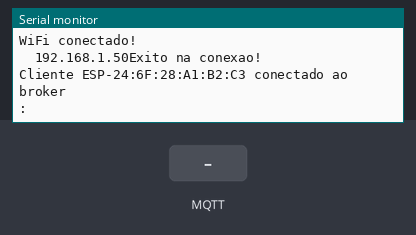
The sketch below on a simulated ESP8266 (NodeMCU). Shown: the last lines printed to the serial monitor. The test bench sets the inputs (shaded band). WiFi joins after 1.5 s; servers stay silent unless stated; no MQTT or app messages arrive unless stated.

Above: at 2.7 s.
2.8 s: MQTT message "1" arrives on the first subscribed topic
At 4.0 s:
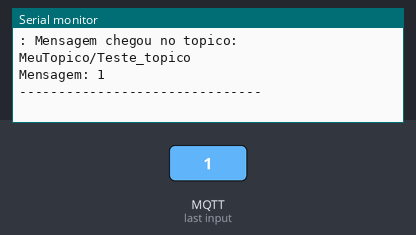
4.3 s: MQTT message "on" arrives on the first subscribed topic
At 5.2 s:
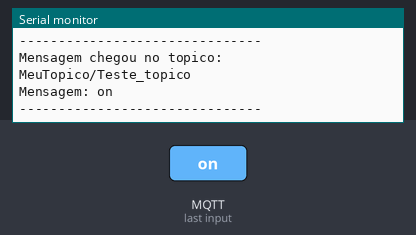
5.8 s: MQTT message "off" arrives on the first subscribed topic
At 6.4 s:
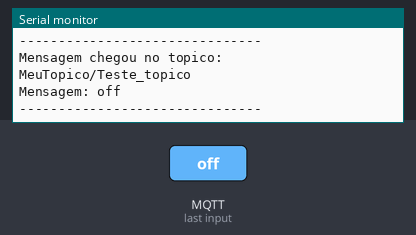

The sketch:

Cliente.ino
```cpp
#include "ESP8266WiFi.h"
#include <PubSubClient.h>

// Prototipos de metodos que serao definidos mais adiante
bool connectMQTT();

// estabelece conexao com o broker e retorna situacao
// Recebe todas as publicacoes do topico informado no metodo e retorna
void callback(char* topic, byte* payload, unsigned int length);

// Parametros de conexao WiFi
const char* ssid = "linksys"; // REDE
const char* password = ""; // SENHA
const char* mqtt_broker = "test.mosquitto.org"; // host do broker
const char* topic = "MeuTopico/Teste_topico"; // topico para subscricao e publicacao
const char* mqtt_username = "";
const char* mqtt_password = "";


const int mqtt_port = 1883; // Porta
bool mqttStatus = 0; // Variavel de status de conexao MQTT

// objetos
WiFiClient espClient; // objeto responsavel pela conexao WiFi
PubSubClient client(espClient); // Objeto responsavel pela conexao com broker mosquitto

// Definindo o Setup
void setup(void) {
    Serial.begin(9600); // inicia conexao com monitor serial
    Serial.println("Iniciando Conexao...\n"); // Aviso inicial de conexao
    WiFi.begin(ssid, password); // Inicia conexao com rede WiFi

    // Inicia loop de tentativas de conexao ao servico WiFi
    while (WiFi.status() != WL_CONNECTED) {
        delay(500);
        Serial.println(".");
    }
    Serial.print("WiFi conectado!\n\t");
    Serial.print(WiFi.localIP()); // Envia IP atraves da UART
    mqttStatus = connectMQTT(); // Chama conexao MQTT com broker e retorna status
}

// Definicao do looping do ESP
void loop() {
    static long long polling = 0; // define intervalo de pooling
    if (mqttStatus) { // Verifica se houve conexao

        client.loop();

        if (millis() > polling+5000) { // a cada periodo de 5 segundos publica info
        polling = millis();
        client.publish(topic, "{teste123,113007042022}");
    }
  }
}

bool connectMQTT() {
  byte tentativa = 0;
  client.setServer(mqtt_broker, mqtt_port);
  client.setCallback(callback);

  // Implementacao do metodo de conexao com o broker
  do {
    // Define o ID do cliente (a propria placa ESP)
    String client_id = "ESP-"; // Que usa o prefixo ESP-
    client_id += String(WiFi.macAddress()); // Conectando com seu respectivo MAC address

    // Tenta estabelecer a conexao com o broker
    if (client.connect(client_id.c_str(), mqtt_username, mqtt_password)) {
        // Conexao estabelecida com sucesso, informa os dados do cliente (a placa)
        Serial.println("Exito na conexao!");
        Serial.printf("Cliente %s conectado ao broker\n: ", client_id.c_str());
    } else {
      //informa falha na conexão e aguarda 2 segundos para nova tentativa
        Serial.print("Falha ao conectar: ");
        Serial.println(client.state());
        Serial.println();
        Serial.println("Tentativa: ");
        Serial.println(tentativa);
        delay(2000);
    }
    tentativa++; // Incrementa numero de tentativas
  }while (!client.connected() && tentativa < 5); // Limita numero de tentativas
  if (tentativa < 5) {
      // Publicacao realizada com sucesso
      client.publish(topic, "teste123,1130072402202"); // uma mensagens é publicadas
      client.subscribe(topic); // se inscreve no broker para receber mensagens
      return 1; //retorna 1 confirmado sucesso na conexão
  } else {
      // caso contrario avisa falha e retorna 0
      Serial.println("Nao conectado");
      return 0; // informa falha na conexao
  }
}

// Este metodo quando o client identifica nova mensagem no broker
void callback(char* topic, byte* payload, unsigned int length) {
    // char* topic identifica o topico registrado
    //Byte *payload conjunto de bytes que foram publicados
    //int lenght é o tamanho do vetor de bytes do pyload
    Serial.print("Mensagem chegou no topico: ");
    Serial.println(topic);
    Serial.print("Mensagem: ");
    for (int i = 0; i < length; i++) {
        Serial.print((char)payload[i]);
    }
      Serial.println();
      Serial.println("-------------------------------");
}
```

Measured:
- after the input at 2.8 s, the serial monitor: prints a new line at once (image 1)
- after the input at 4.3 s, the serial monitor: prints a new line at once (image 2)
- after the input at 5.8 s, the serial monitor: prints a new line at once (image 3)
